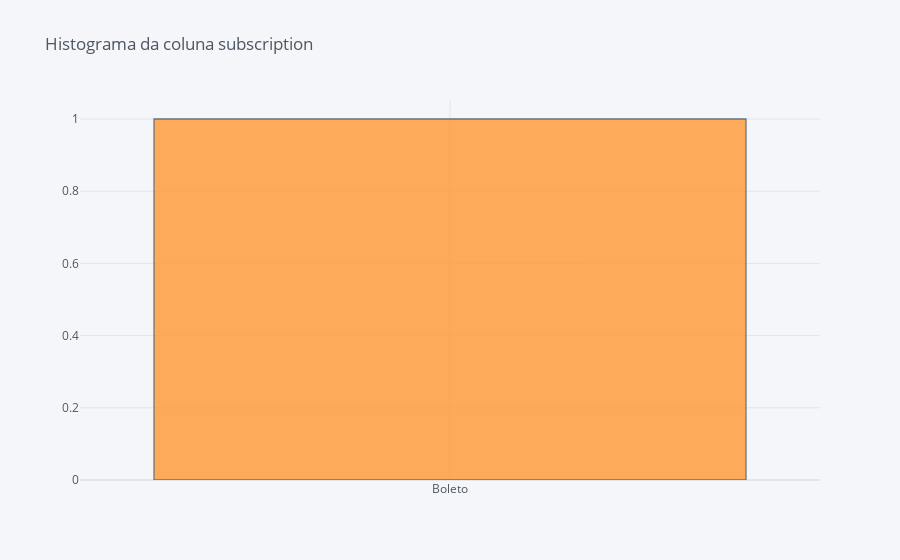

Source (notebook cell):
### Code cell
cf.go_offline()
df['payment'].iplot(kind='hist', bins=50, title='Histograma da coluna subscription')

### Figure 1 — Plotly figure (JSON) as saved in the notebook; plotly's stock layout.template omitted (floating-point values rounded to 4 significant figures)
{"data": [{"histfunc": "count", "histnorm": "", "marker": {"color": "rgba(255, 153, 51, 1.0)", "line": {"color": "#4D5663", "width": 1.3}}, "name": "payment", "nbinsx": 50, "opacity": 0.8, "orientation": "v", "type": "histogram", "x": ["Boleto"]}], "layout": {"barmode": "overlay", "legend": {"bgcolor": "#F5F6F9", "font": {"color": "#4D5663"}}, "paper_bgcolor": "#F5F6F9", "plot_bgcolor": "#F5F6F9", "title": {"font": {"color": "#4D5663"}, "text": "Histograma da coluna subscription"}, "xaxis": {"gridcolor": "#E1E5ED", "showgrid": true, "tickfont": {"color": "#4D5663"}, "title": {"font": {"color": "#4D5663"}, "text": ""}, "zerolinecolor": "#E1E5ED"}, "yaxis": {"gridcolor": "#E1E5ED", "showgrid": true, "tickfont": {"color": "#4D5663"}, "title": {"font": {"color": "#4D5663"}, "text": ""}, "zerolinecolor": "#E1E5ED"}}}
